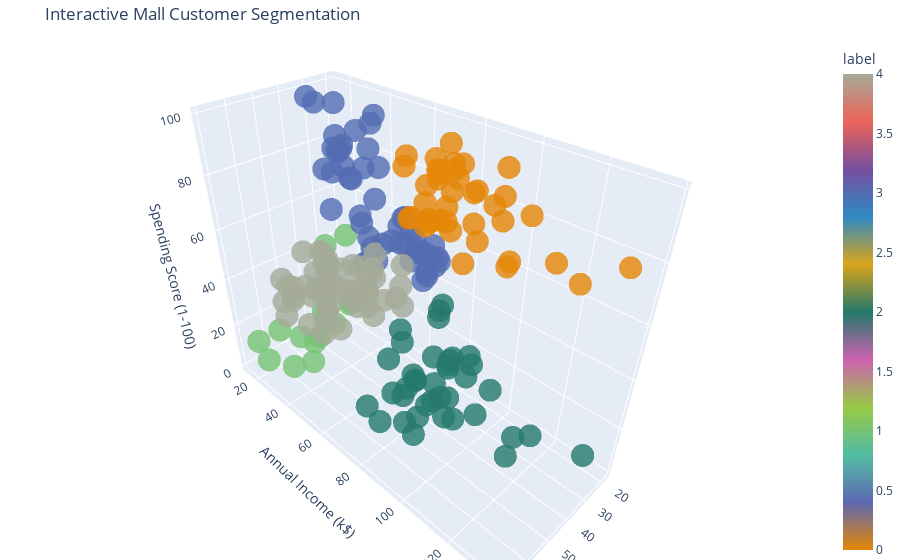

Write notebook code for a chart like this one.
### Markdown cell above
## Applying KMeans with k = 5

### Code cell
from sklearn.cluster import KMeans

km = KMeans(n_clusters=5)
clusters = km.fit_predict(df.iloc[:,2:])

df["label"] = clusters

import plotly.express as px

# Create the interactive 3D scatter plot
fig = px.scatter_3d(df, 
                    x='Age', 
                    y='Annual Income (k$)', 
                    z='Spending Score (1-100)',
                    color='label',  # This automatically colors points by cluster
                    title='Interactive Mall Customer Segmentation',
                    opacity=0.8,
                    color_continuous_scale=px.colors.qualitative.Vivid)

# Improve the layout and sizing
fig.update_layout(margin=dict(l=0, r=0, b=0, t=40),
                  scene=dict(
                      xaxis_title='Age',
                      yaxis_title='Annual Income (k$)',
                      zaxis_title='Spending Score (1-100)'
                  ))

fig.show()

### Figure 1 — Plotly figure (JSON) as saved in the notebook; plotly's stock layout.template omitted (floating-point values rounded to 4 significant figures; data arrays with more than 128 entries replaced by an {"elided": "..."} marker saying what was removed)
{"data": [{"hovertemplate": "Age=%{x}<br>Annual Income (k$)=%{y}<br>Spending Score (1-100)=%{z}<br>label=%{marker.color}<extra></extra>", "legendgroup": "", "marker": {"color": {"elided": "200 int values"}, "coloraxis": "coloraxis", "opacity": 0.8, "symbol": "circle"}, "mode": "markers", "name": "", "scene": "scene", "showlegend": false, "type": "scatter3d", "x": {"elided": "200 int values"}, "y": {"elided": "200 int values"}, "z": {"elided": "200 int values"}}], "layout": {"coloraxis": {"colorbar": {"title": {"text": "label"}}, "colorscale": [[0, "rgb(229, 134, 6)"], [0.1, "rgb(93, 105, 177)"], [0.2, "rgb(82, 188, 163)"], [0.3, "rgb(153, 201, 69)"], [0.4, "rgb(204, 97, 176)"], [0.5, "rgb(36, 121, 108)"], [0.6, "rgb(218, 165, 27)"], [0.7, "rgb(47, 138, 196)"], [0.8, "rgb(118, 78, 159)"], [0.9, "rgb(237, 100, 90)"], [1, "rgb(165, 170, 153)"]]}, "legend": {"tracegroupgap": 0}, "margin": {"b": 0, "l": 0, "r": 0, "t": 40}, "scene": {"domain": {"x": [0, 1], "y": [0, 1]}, "xaxis": {"title": {"text": "Age"}}, "yaxis": {"title": {"text": "Annual Income (k$)"}}, "zaxis": {"title": {"text": "Spending Score (1-100)"}}}, "title": {"text": "Interactive Mall Customer Segmentation"}}}
